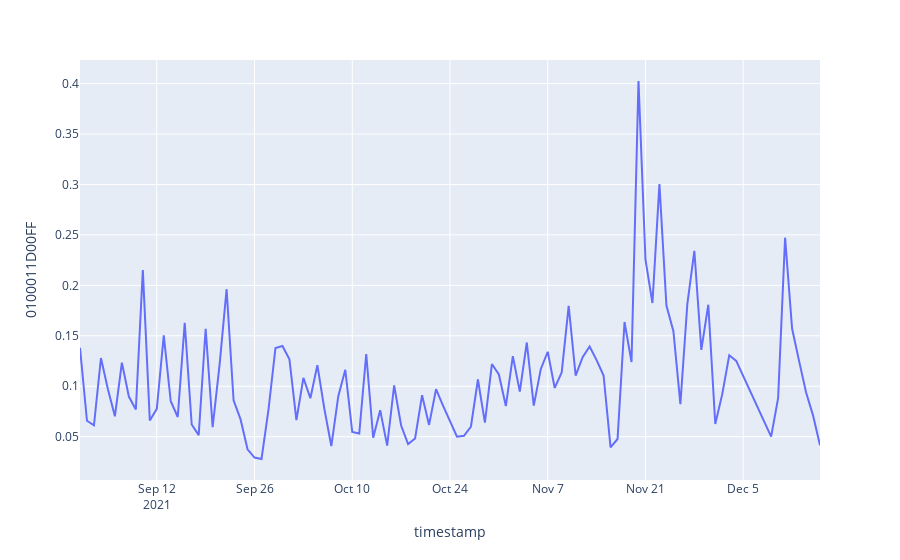

Write notebook code for a chart like this one.
### Code cell
fig = px.line(df_day, x="timestamp", y="0100011D00FF")
fig.show()
